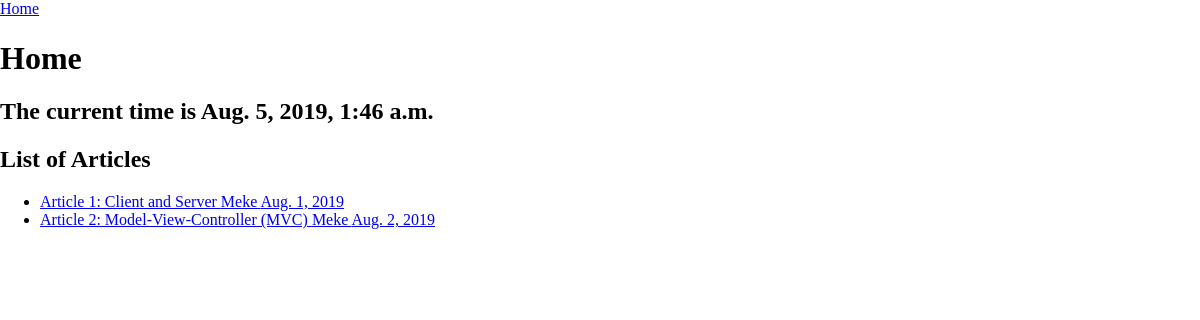
The app's page /index/ with its own data.
### blog/models.py (models this page shows, shortened)
class Article(models.Model):
    title = models.CharField(max_length=255)
    body = models.CharField(max_length=255)
    draft = models.TextField(null=False)
    published_date = models.DateField()
    author = models.CharField(max_length=255)
    url = models.CharField(max_length=255, null=True, validators=[URLValidator()])

### blog/views.py (the view)
# urls.py: path('index/', views.index, name="index"),
def index(request):
    article = Article.objects.all()
    context = {
      'current_time': datetime.now(),
      "articles": article
    }
    response = render(request, 'index.html', context)
    return HttpResponse(response)

### blog/templates/index.html (shortened to what this page needs)
{% extends 'base.html' %}
{% block content %}
    <h1>Home</h1>
    <h2>The current time is {{ current_time }}</h2>
    <h2>List of Articles</h2>
    <ul>
        {% for article in articles %}
        <li>
            <a href="/index/{{ article.pk }}">{{ article.title }} {{ article.author }} {{ article.published_date }}</a>
        </li>
        {% endfor %}
    </ul>
{% endblock %}

### blog/templates/base.html (shortened to what this page needs)
{% load static %}
<!DOCTYPE html>
<html lang="en">
<head>
    <link rel="stylesheet" href="{% static 'normalize.css' %}">
</head>
<nav>
    <a href="{% url 'index' %}">Home</a>
</nav>
<body>
    {% block content %}
    {% endblock %}
</body>
</html>

### records on screen
Article: title "Article 1: Client and Server", author "Meke", published_date "Aug. 1, 2019"
Article: title "Article 2: Model-View-Controller (MVC)", author "Meke", published_date "Aug. 2, 2019"
